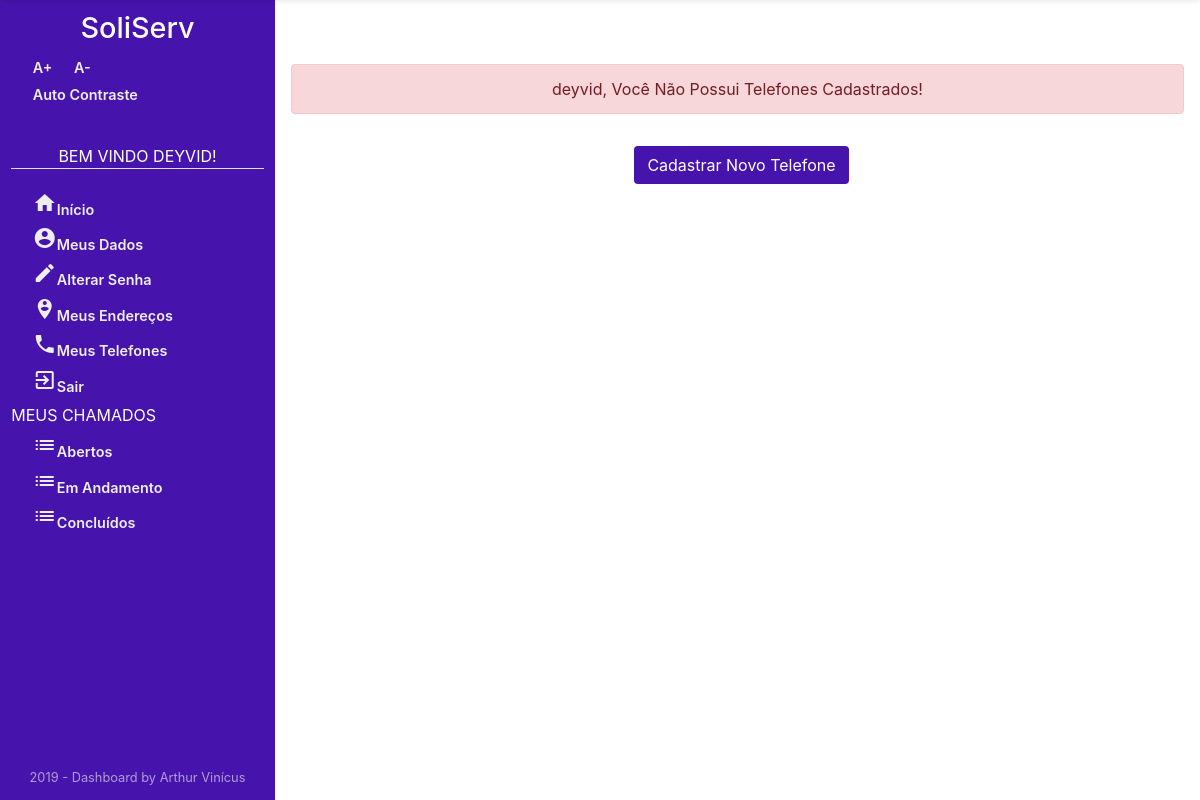
/Usuario/meusTelefones/ (signed in), run on an earlier commit of the app's database.
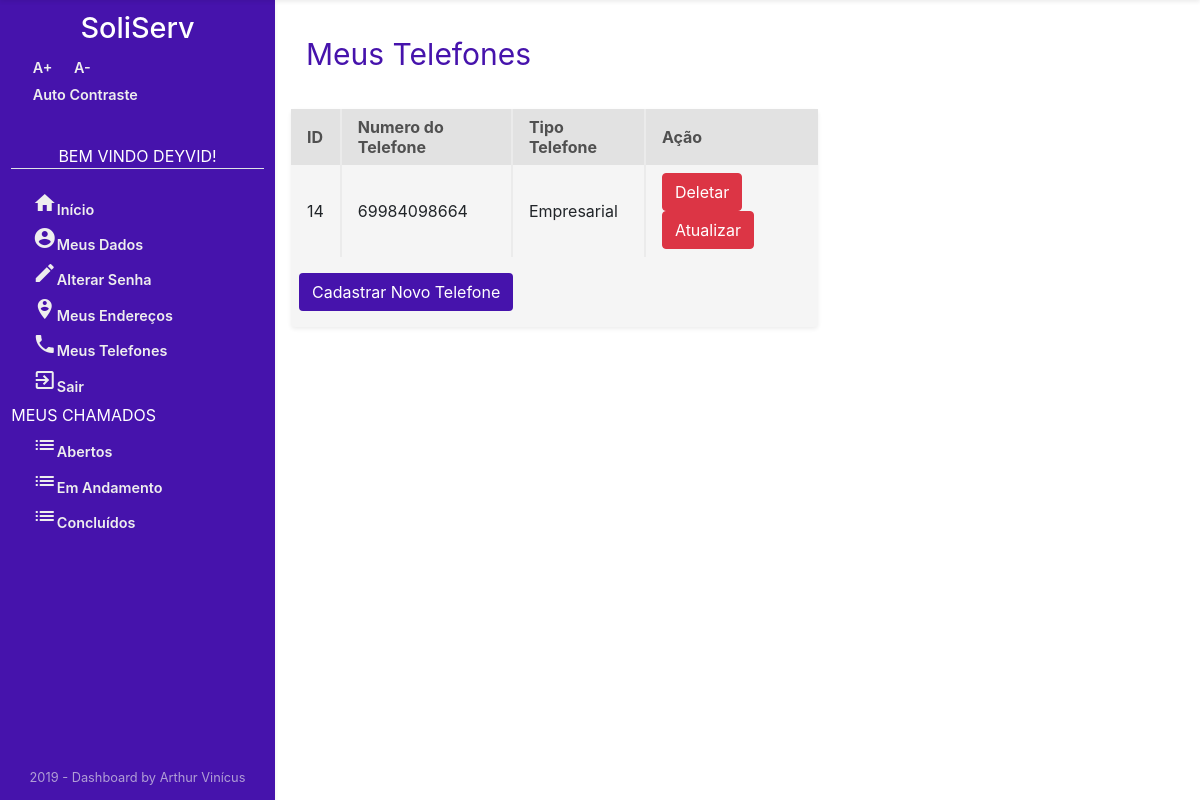
And on a later commit of the database.
### Usuario/models.py (models this page shows, shortened)
class Telefone(models.Model):
    numero = models.CharField('NÚMERO', max_length=11)
    idTipoTelefone = models.ForeignKey(
        TipoTelefone, on_delete=models.CASCADE, verbose_name="TIPO TELEFONE")
    idPessoa = models.ForeignKey(
        User, on_delete=models.CASCADE, verbose_name="PESSOA")
    class Meta:
        verbose_name = "Telefone"
        verbose_name_plural = "Telefones"

class TipoTelefone(models.Model):
    descricao = models.CharField('TIPO TELEFONE', max_length=20)
    class Meta:
        verbose_name = "TipoTelefone"
        verbose_name_plural = "TipoTelefones"

### Usuario/views.py (the view)
# urls.py: path('meusTelefones/', views.TelefonesList, name='listaTelefones'),
def TelefonesList(request):
    telefones_list = Telefone.objects.filter(idPessoa_id=request.user.id)
    context = {'telefones_list': telefones_list}
    if not request.user.is_authenticated:
        return render(request, 'Usuario/acessoNegado.html')
    else:
        return render(request, 'Usuario/telefonesList.html', context)

### Usuario/templates/Usuario/telefonesList.html (shortened to what this page needs)
{% extends "sistemaDeGestaoDeServicosPublicos/index1.html" %}
{% block centro %}
{% if user.is_authenticated %}
{% if telefones_list %}
<div class="mt-3 container ">
    <p style="color: #4613ac; font-size: 30px;">Meus Telefones</p>
</div>
<div class="section-2">
    <div class="mt-3 mb-3 table-holder rounded shadow-sm">
        <table>
            <tr>
                <th>ID</th>
                <th>Numero do Telefone</th>
                <th>Tipo Telefone</th>
                <th>Ação</th>
            </tr>
            {% for telefone in telefones_list %}
            <tr>
                <td>{{telefone.id}}</td>
                <td>{{telefone.numero}}</td>
                <td>{{telefone.idTipoTelefone.descricao}}</td>
                <td>
                    <a class="btn btn-danger" href="{% url 'telefone_deletar' telefone.id %}" title="Excluir Telefone">
                        Deletar</a>
                    <a class="btn btn-danger" href="{% url 'telefone_atualizar' telefone.id %}"
                        title="Atualizar Telefone">Atualizar</a>
                </td>
            </tr>
            {% endfor %}
        </table>
        <a class="btn  ml-2 mb-3 mt-3" style="background-color: #4613ac; color: white;" href="{% url 'cadastroTelefone' %}" title="Cadastrar Telefone">Cadastrar
            Novo Telefone</a>
    </div>
    {% else %}
    <div class="text-center">
        <div class="alert alert-danger mt-5">
            {{ user.first_name }}, Você Não Possui Telefones Cadastrados!
        </div>
        <a class="btn  ml-2 mb-3 mt-3" style="background-color: #4613ac; color: white;" href="{% url 'cadastroTelefone' %}" title="Cadastrar Telefone">Cadastrar
            Novo Telefone</a>
    </div>
    {% endif %}
    {% endif %}
    {% endblock %}

### templates/sistemaDeGestaoDeServicosPublicos/index1.html (shortened to what this page needs)
<!DOCTYPE html>
<html lang="pt-br">
{% load staticfiles %}
<head>
    <link rel="stylesheet" href="https://stackpath.bootstrapcdn.com/bootstrap/4.3.1/css/bootstrap.min.css">
    <link href="https://unpkg.com/material-components-web@latest/dist/material-components-web.min.css" rel="stylesheet">
    <link rel="stylesheet" href="{% static 'css/dashboard-itens.css' %}">
    <link rel="stylesheet" href="{% static 'css/style.css' %}">
    <link rel="stylesheet" href="{% static 'css/zocial.css' %}">
</head>
<body class="acessibilidade" onresize="verificaSide()">
    <main class="main">
        <div class="sidebar shadow-sm" id="sidebar">
            <h1>SoliServ</h1>
            <div class="AcessibilidadeFontes">
                <a onClick="fonte('a');" title="Aumentar Tamanho da Fonte" href="#">A+</a>
                <a onClick="fonte('d');" title="Diminuir Tamanho da Fonte" href="#">A-</a>
            </div>
            {% if user.is_authenticated %}
            <a href="#altocontraste" id="altocontraste" accesskey="3" title="Auto Contraste" onclick="window.toggleContrast()" onkeydown="window.toggleContrast()">Auto
                Contraste</a> {% else %}
            <a class="border-bottom" href="#altocontraste" id="altocontraste" accesskey="3" title="Auto Contraste" onclick="window.toggleContrast()" onkeydown="window.toggleContrast()">Auto
                Contraste</a> {% endif %} {% if user.is_authenticated %}
            <nav>
                <p class="border-bottom text-center naoMostrarMouse">Bem Vindo {{ user.first_name }}!</p>
                <a href="{% url 'index' %}" title="Página Inicial"><i class="material-icons mt-3">home</i>Início</a>
                <a href="{% url 'meusDados' %}" title="Meus Dados"><i class="material-icons"> account_circle</i>Meus Dados</a>
                <a href="{% url 'password_change' %}" title="Alterar Minha Senha"><i
                        class="material-icons">edit</i>Alterar Senha</a>
                <a href="{% url 'listaEnderecos' %}" title="Meus Endereços"><i class="material-icons">person_pin_circle</i>Meus Endereços</a>
                <a href="{% url 'listaTelefones' %}" title="Meus Telefones"><i class="material-icons">phone</i>Meus Telefones</a>
                <a href="{% url 'logout' %}" title="Log-out"><i class="material-icons">exit_to_app</i>Sair</a>
                <p class="naoMostrarMouse">Meus Chamados</p>
                <a href="/" title="Chamados Em Aberto"><i class="material-icons">list</i>Abertos</a>
                <a href="/" title="Chamados Em Andamento "><i class="material-icons">list</i>Em Andamento</a>
                <a href="/" title="Chamados Concluídos"><i class="material-icons">list</i>Concluídos</a>
            </nav>
            {% endif %}
            <p class="credit m-0">2019 - Dashboard by Arthur Vinícus</p>
        </div>
        <div class="content d-flex flex-column" id="content">
            <div >
                {% block centro%} {% endblock %}
            </div>
        </div>
    </main>
</body>
</html>

What changed in the data, as far as the page shows it:
added Telefone: id "14", numero "69984098664", idTipoTelefone.descricao "Empresarial"
Also different on the page:
{{ user.first_name }}: "deyvid" → (not shown)
text no longer shown: ", Você Não Possui Telefones Cadastrados!"
text now shown: "Meus Telefones ID Numero do Telefone Tipo Telefone Ação"
